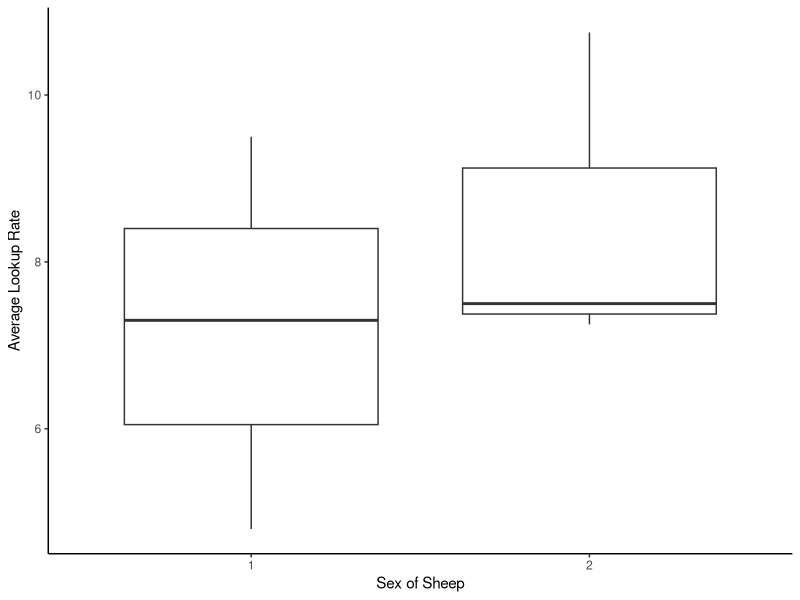

Write R code to recreate this figure.
## ---- chunk 1
knitr::opts_chunk$set(echo = TRUE)
library(readxl)
library(ggplot2)
sheep <- read_excel("sheep.xlsx")
sheepavg <- read_excel("sheepavg.xlsx")
## ---- chunk 2
model <- lm(sheepavg$avgNLOOKUPS~factor(sheepavg$SEX))
anova(model)
## ---- chunk 3
ggplot(sheepavg, aes(x=factor(SEX), y=avgNLOOKUPS)) +
            geom_boxplot() +
            xlab("Sex of Sheep") +
            ylab("Average Lookup Rate") +
            theme_classic() 
